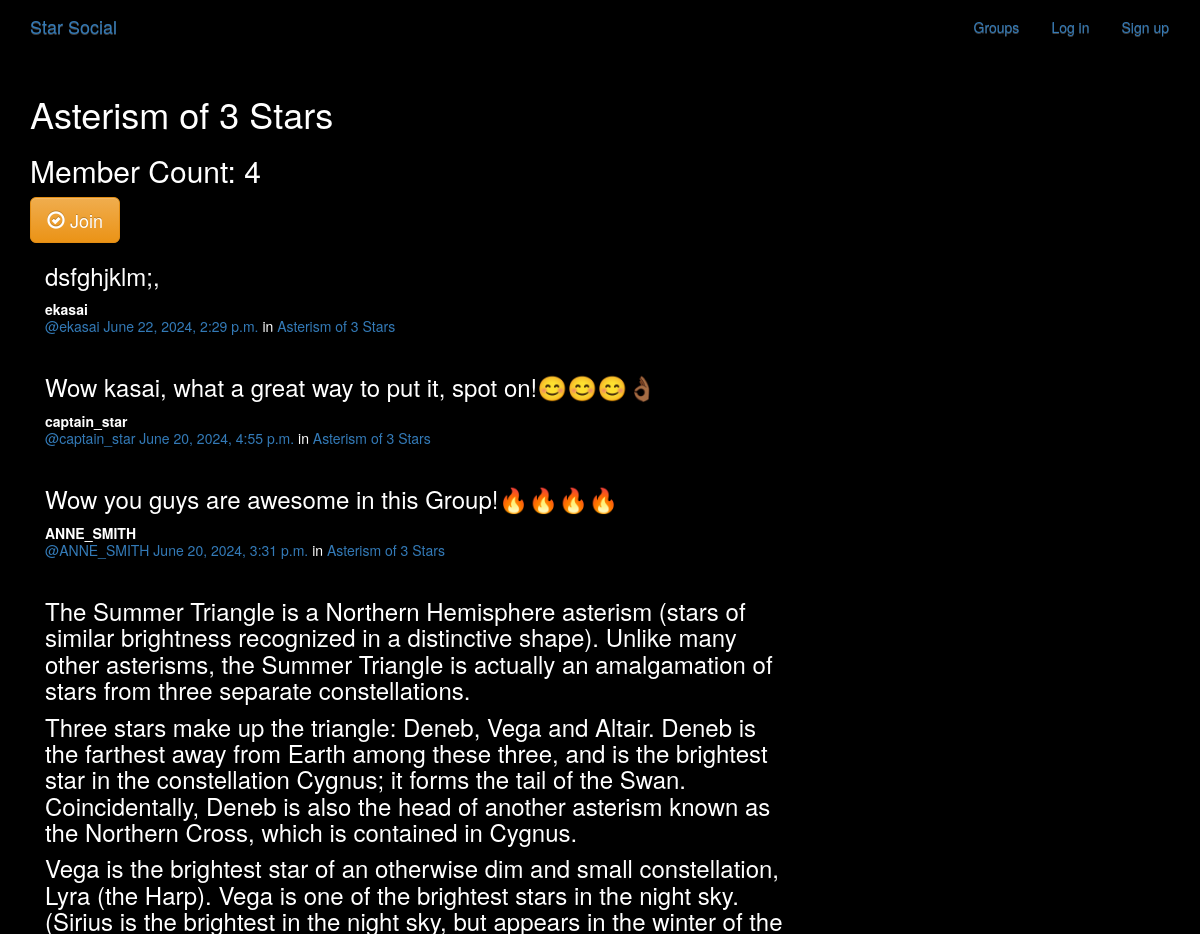
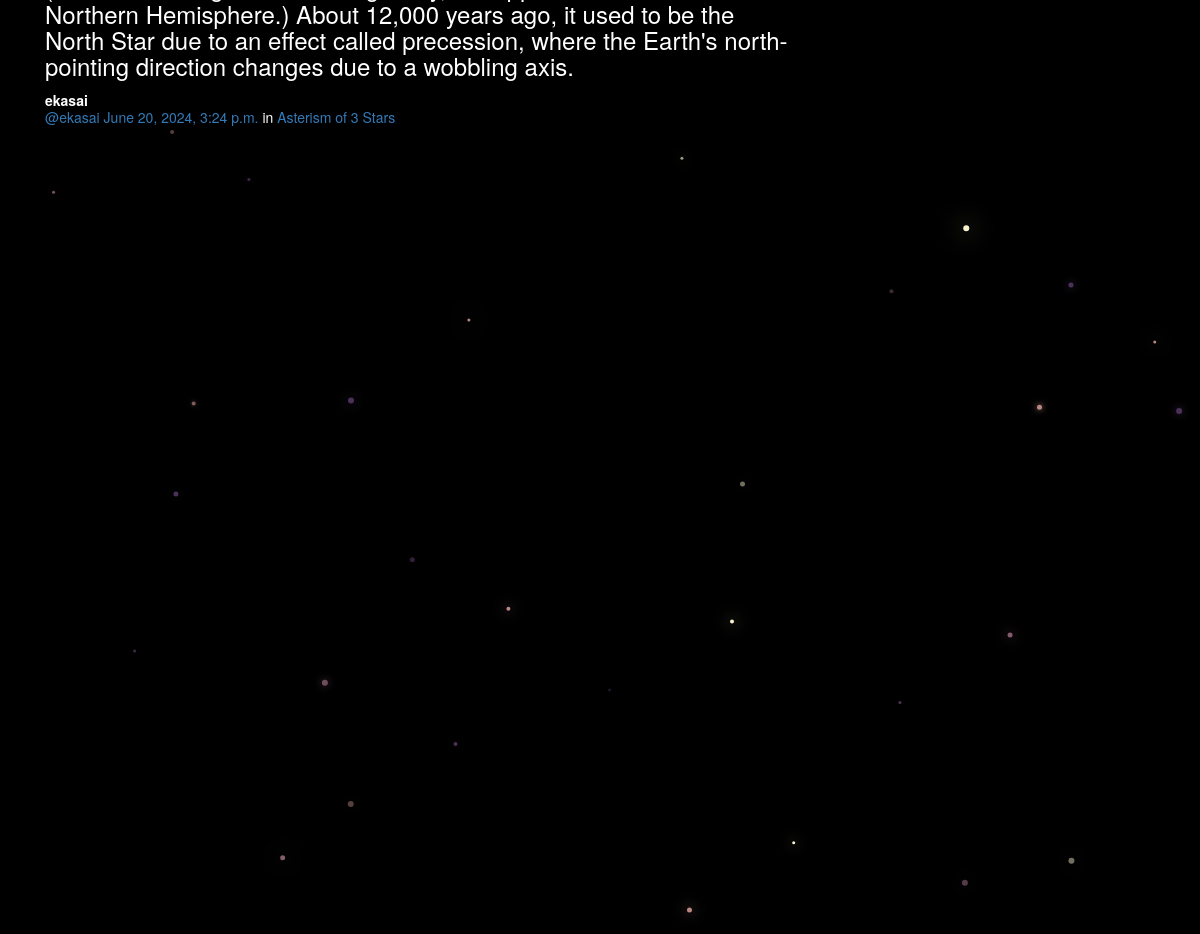
Page /groups/posts/in/asterism-of-3-stars/ on the committed database (2 pictures, top to bottom).
### groups/models.py (models this page shows, shortened)
class Group(models.Model):
    name = models.CharField(max_length=255, unique=True)
    slug = models.SlugField(allow_unicode=True, unique=True)
    description = models.TextField(blank=True, default='')
    description_html = models.TextField(editable=False, default='', blank=True)
    members = models.ManyToManyField(User, through="GroupMember")
    class Meta:
        ordering = ["name"]

### posts/models.py (models this page shows, shortened)
class Post(models.Model):
    user = models.ForeignKey(User, related_name="posts", on_delete=models.CASCADE)
    created_at = models.DateTimeField(auto_now=True)
    message = models.TextField()
    message_html = models.TextField(editable=False)
    group = models.ForeignKey(Group, related_name="posts", null=True, blank=True, on_delete=models.CASCADE)
    class Meta:
        ordering = ["-created_at"]
        unique_together = ["user", "message"]

### groups/views.py (the view)
# urls.py: path('posts/in/<slug:slug>/', views.SingleGroup.as_view(), name='single'),
class SingleGroup(generic.DetailView):
    model = Group

### groups/templates/groups/group_detail.html
{% extends "groups/group_base.html" %}
{% block pregroup %}
<h1>{{group.name}}</h1>
<h2> Member Count: {{group.members.count}}</h2>
  <div class="content">
				{% if user in group.members.all %}
					<a href="{% url 'groups:leave' slug=group.slug %}" class="btn btn-lg btn-fill btn-warning"><span class="glyphicon glyphicon-remove-circle"></span> Leave</a>
				{% else %}
					<a href="{% url 'groups:join' slug=group.slug %}" class="btn btn-lg btn-fill btn-warning"><span class="glyphicon glyphicon-ok-circle"></span> Join</a>
				{% endif %}
</div>
{% endblock %}
{% block group_content %}
<div class="col-md-8">
	{% if group.posts.count == 0 %}
	<h2>No posts in this group yet!</h2>
	{% else %}
		{% for post in group.posts.all %}
			{% include "posts/_post.html" %}
		{% endfor %}
	{% endif %}
</div>
{% endblock %}

### posts/templates/posts/_post.html (shortened to what this page needs)
<div class="post media">
	<h3>{{ post.message_html|safe }}</h3>
	<div class="media-body">
		<strong>{{ post.user.username }}</strong>
		<h5 class="media-heading">
			<span class="username"><a href="{% url 'posts:for_user' username=post.user.username %}">@{{ post.user.username }}</a></span>
			<time class="time"><a href="{% url 'posts:single' username=post.user.username pk=post.pk %}">{{ post.created_at }}</a></time>
			{% if post.group %}
			<span class="group-name">in <a href="#">{{ post.group.name }}</a></span>
			{% endif %}
		</h5>
	</div>
</div>

### static/simplesocial/css/master.css (style rules this page uses)
body { margin: 0; overflow: hidden; background-color: black; color:white; }

### rows in the picture
Group: name "Asterism of 3 Stars", members.count "4"
Post: message_html "dsfghjklm;,", user.username "ekasai", created_at "June 22, 2024, 2:29 p.m.", group.name "Asterism of 3 Stars"
Post: message_html "Wow kasai, what a great way to put it, spot on!😊😊😊👌🏾", user.username "captain_star", created_at "June 20, 2024, 4:55 p.m.", group.name "Asterism of 3 Stars"
Post: message_html "Wow you guys are awesome in this Group!🔥🔥🔥🔥", user.username "ANNE_SMITH", created_at "June 20, 2024, 3:31 p.m.", group.name "Asterism of 3 Stars"
Post: message_html "The Summer Triangle is a Northern Hemisphere asterism (stars of similar brightness recognized in a distinctive shape). Unlike many other asterisms, the Summer Triangle is actually an amalgamation of stars from three separate constellations. Three stars make up the triangle: Deneb, Vega and Altair. Deneb is the farthest away from Earth among these three, and is the brightest star in the constellation Cygnus; it forms the tail of the Swan. Coincidentally, Deneb is also the head of another asterism known as the Northern Cross, which is contained in Cygnus. Vega is the brightest star of an otherwise dim and small constellation, Lyra (the Harp). Vega is one of the brightest stars in the night…", user.username "ekasai", created_at "June 20, 2024, 3:24 p.m.", group.name "Asterism of 3 Stars"
